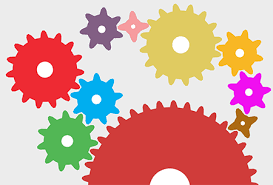
#> input picture image.png, 273 x 185 px
$ python edgegradient.py   (older library calls are emulated)
#> lines starting #> are read from the running program, lines starting #| are printed output that depends on the picture; after the words box and inside, x2 and y2 are one past the last pixel; in counts of white or black regions, pixels touching at a corner belong together
import cv2
import numpy as np

cap = cv2.imread('image.png')
#> cap is the input picture: shape (185, 273, 3); mean B, G, R 161, 170.8, 214.8
cv2.imshow('cap',cap)
sobelx = cv2.Sobel(cap,cv2.CV_64F,1,0,ksize=5)
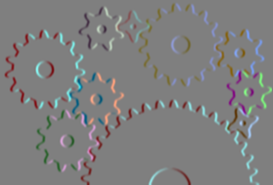
#> sobelx: shape (185, 273, 3) float64; mean B, G, R 0, -0.2, 0; drawn with min black and max white
sobely = cv2.Sobel(cap,cv2.CV_64F,0,1,ksize=5)
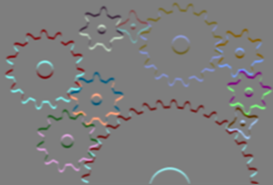
#> sobely: shape (185, 273, 3) float64; mean B, G, R -56, -55.3, -7.2; drawn with min black and max white
edges = cv2.Canny(cap,200,200)
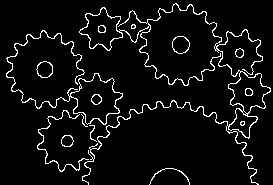
#> edges: shape (185, 273); 5.9% white in thin lines or dots

laplacian = cv2.Laplacian(cap, cv2.CV_64F)
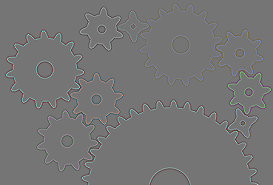
#> laplacian: shape (185, 273, 3) float64; mean B, G, R 0, 0, 0; drawn with min black and max white
cv2.imshow('laplacian', laplacian)
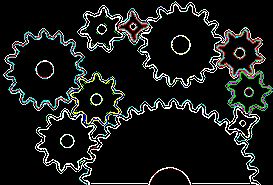
#> window 'laplacian': shape (185, 273, 3); mean B, G, R 25, 26.8, 24.2
cv2.imshow('sobelx', sobelx)
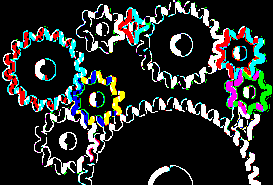
#> window 'sobelx': shape (185, 273, 3); mean B, G, R 43.7, 45.7, 42
cv2.imshow('sobely', sobely)
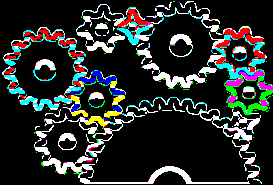
#> window 'sobely': shape (185, 273, 3); mean B, G, R 44.4, 46, 41.7
cv2.imshow('edges', edges)

cv2.waitKey(0)
cv2.destroyAllWindows()
